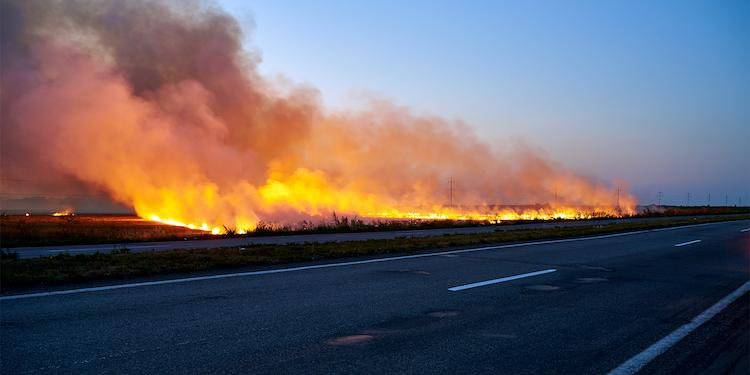
#> input picture Assignment 5/S17_426 CS 314 Assignment 5/fire.jpg, 750 x 375 px
$ python 'S17_426 CS 314 Assignment 5.py'
#> lines starting #> are read from the running program, lines starting #| are printed output that depends on the picture; after the words box and inside, x2 and y2 are one past the last pixel; in counts of white or black regions, pixels touching at a corner belong together
import cv2
import numpy as np
import matplotlib.pyplot as plt

## q1)

##read image
img=cv2.imread('fire.jpg',cv2.IMREAD_COLOR)
#> img is the input picture: shape (375, 750, 3); mean B, G, R 103.8, 97.5, 104.5
img=cv2.cvtColor(img,cv2.COLOR_BGR2RGB)

#split to hsv
h,s,v=cv2.split(cv2.cvtColor(img,cv2.COLOR_RGB2HSV))
eq_v=cv2.equalizeHist(v)

##merge
eq_img=cv2.merge([h,s,eq_v])
#> eq_img: shape (375, 750, 3); mean H, S, V 80.6, 141.1, 128.2
eq_img=cv2.cvtColor(eq_img,cv2.COLOR_HSV2RGB)

##threshold
ret,thresh=cv2.threshold(eq_img,205,255,cv2.THRESH_BINARY_INV)

##mask
mask=cv2.inRange(thresh,(0,0,255),(0,255,255))
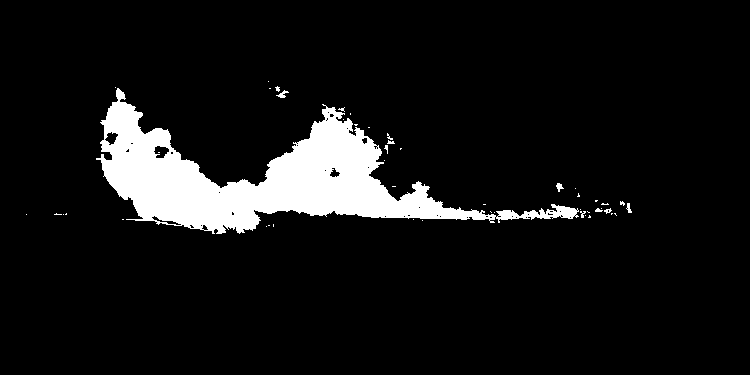
#> mask: shape (375, 750); 8.2% white; 48 white regions (40 under 20 px), largest, box (x1, y1, x2, y2) and area: (96, 88, 579, 234) 22554, (276, 90, 289, 98) 44, (556, 183, 564, 192) 39

##applying a mask to the image
result=cv2.bitwise_and(eq_img,eq_img,mask=mask)

plt.subplot(1,3,1)
plt.title('Original')
plt.imshow(img)
plt.xticks([])
plt.yticks([])

plt.subplot(1,3,2)
plt.title('Mask')
plt.imshow(mask,cmap='Greys_r')
plt.xticks([])
plt.yticks([])

plt.subplot(1,3,3)
plt.title('Result')
plt.imshow(result)
plt.xticks([])
plt.yticks([])

plt.show()


## q2)
img=cv2.imread('1.jpg',cv2.IMREAD_COLOR)
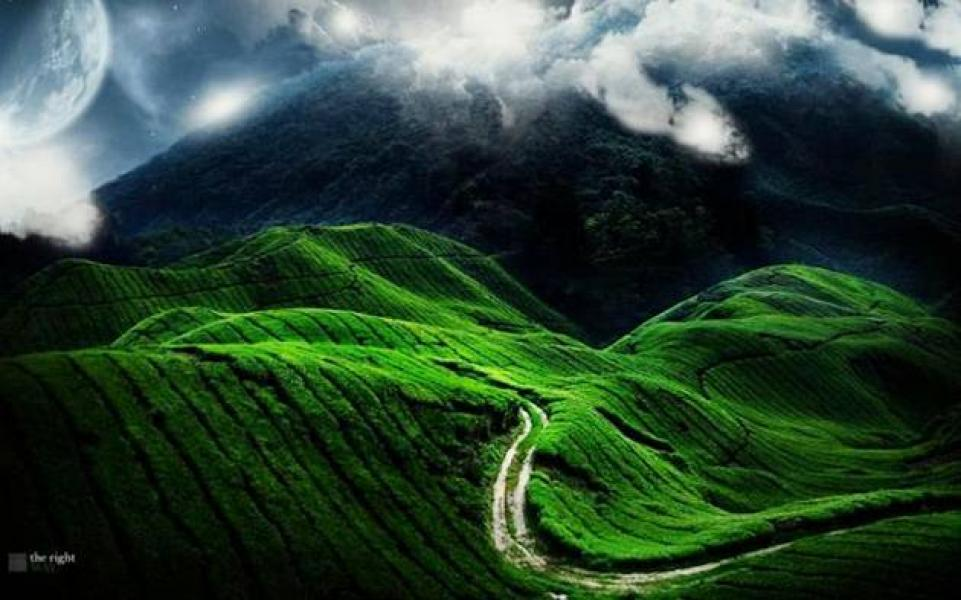
#> input picture Assignment 5/S17_426 CS 314 Assignment 5/1.jpg, 961 x 600 px
#> img is the input picture: shape (600, 961, 3); mean B, G, R 53.5, 71.2, 46.6
img=cv2.cvtColor(img,cv2.COLOR_BGR2RGB)

#split & applying CLAHE
def apply_clahe(img,limit):
#> called with limit = 2
    h,s,v=cv2.split(cv2.cvtColor(img,cv2.COLOR_RGB2HSV))
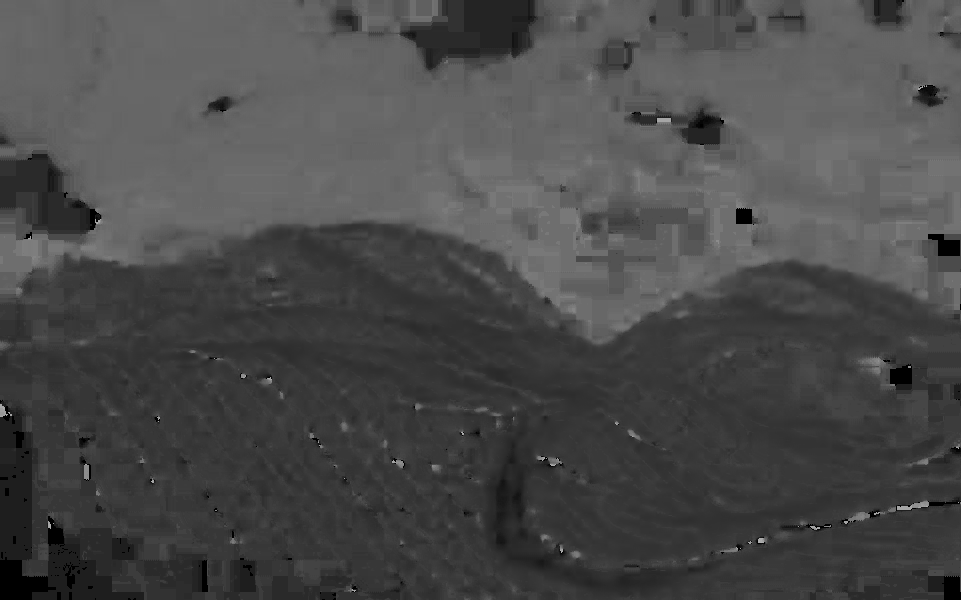
#> h: shape (600, 961); min 0, max 177, mean 73.9
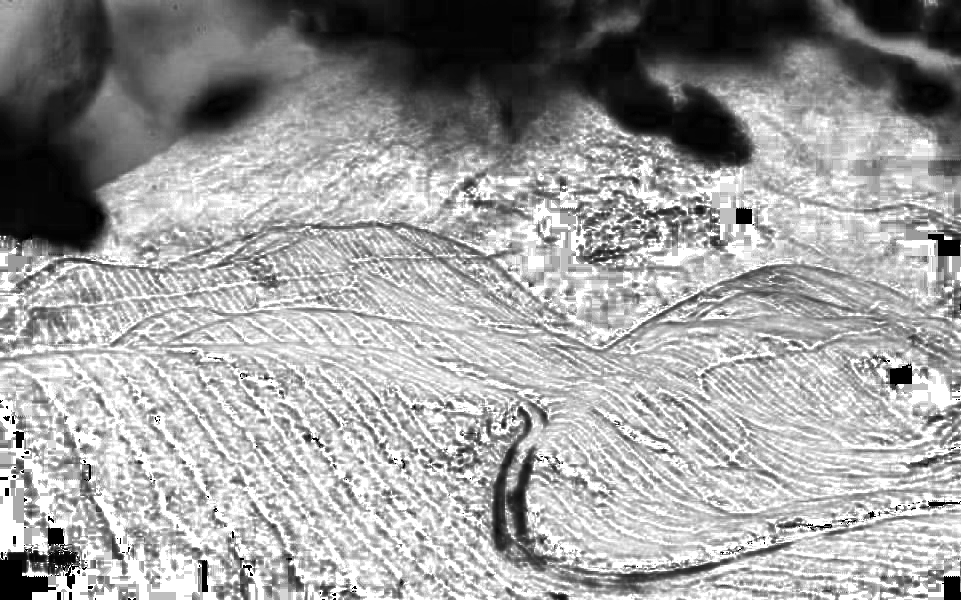
#> s: shape (600, 961); min 0, max 255, mean 157.5
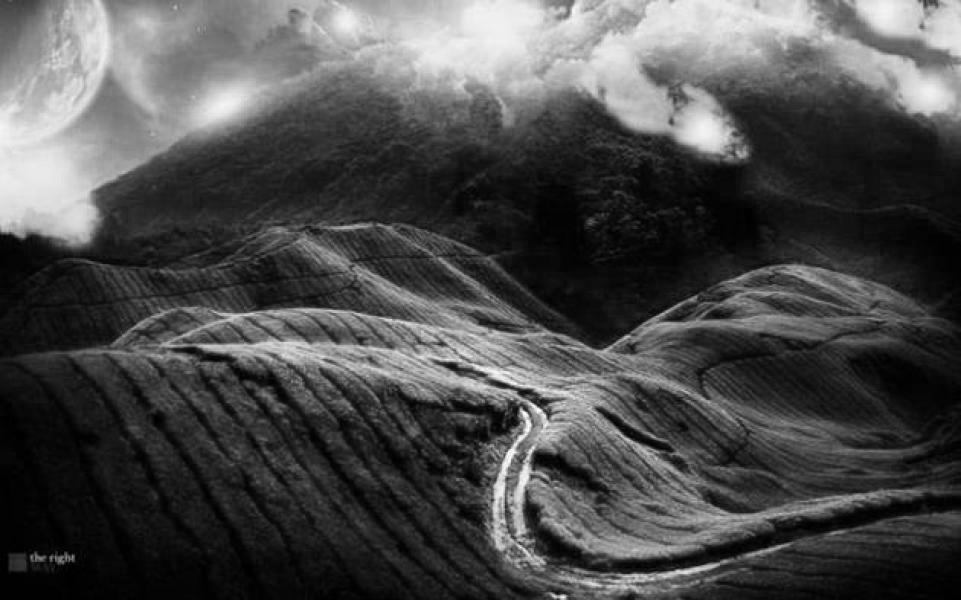
#> v: shape (600, 961); min 0, max 255, mean 75.5
    clahe=cv2.createCLAHE(clipLimit=limit, tileGridSize=(8,8))
    new_v=clahe.apply(v)

    result=cv2.merge([h,s,new_v])
#> result: shape (600, 961, 3); mean H, S, V 73.9, 157.5, 95.2
    result=cv2.cvtColor(result,cv2.COLOR_HSV2RGB)

    return result

#creating a CLAHE object with clipLimit 2.0
img_clahe_2=apply_clahe(img,2.0)

#creating a CLAHE object with clipLimit 5.0
img_clahe_5=apply_clahe(img,5.0)
#> in apply_clahe (call 2), `result=cv2.merge([h,s,new_v])`: result: shape (600, 961, 3); mean H, S, V 73.9, 157.5, 112.6

#creating a CLAHE object with clipLimit 10.0
img_clahe_10=apply_clahe(img,10.0)
#> in apply_clahe (call 3), `result=cv2.merge([h,s,new_v])`: result: shape (600, 961, 3); mean H, S, V 73.9, 157.5, 123.3

#creating a CLAHE object with clipLimit 20.0
img_clahe_20=apply_clahe(img,20.0)
#> call 4 of apply_clahe, with limit = 20
#> in apply_clahe (call 4), `new_v=clahe.apply(v)`:
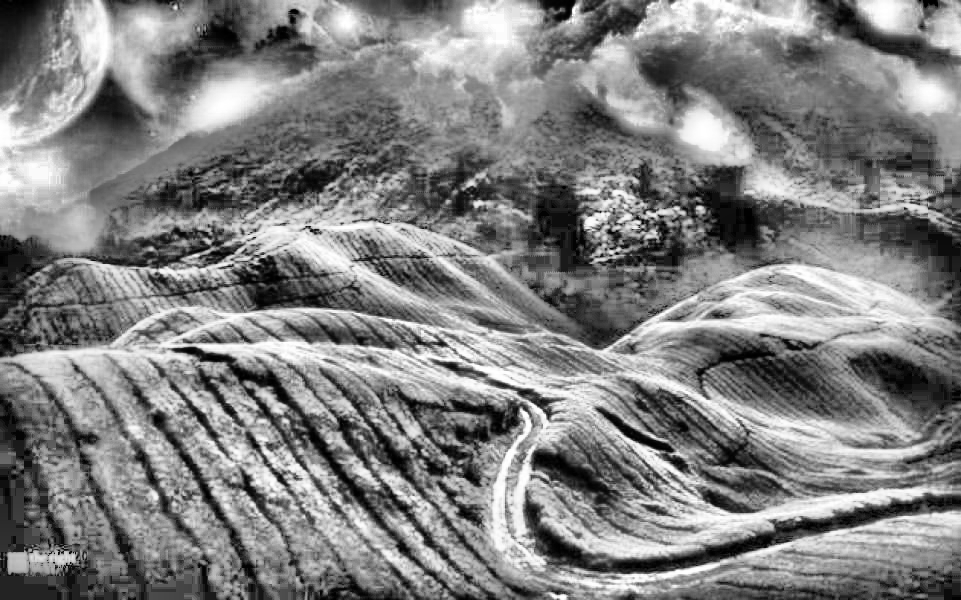
#> new_v: shape (600, 961); min 0, max 255, mean 128.4
#> in apply_clahe (call 4), `result=cv2.merge([h,s,new_v])`: result: shape (600, 961, 3); mean H, S, V 73.9, 157.5, 128.4
#> in apply_clahe (call 4), `result=cv2.cvtColor(result,cv2.COLOR_HSV2RGB)`:
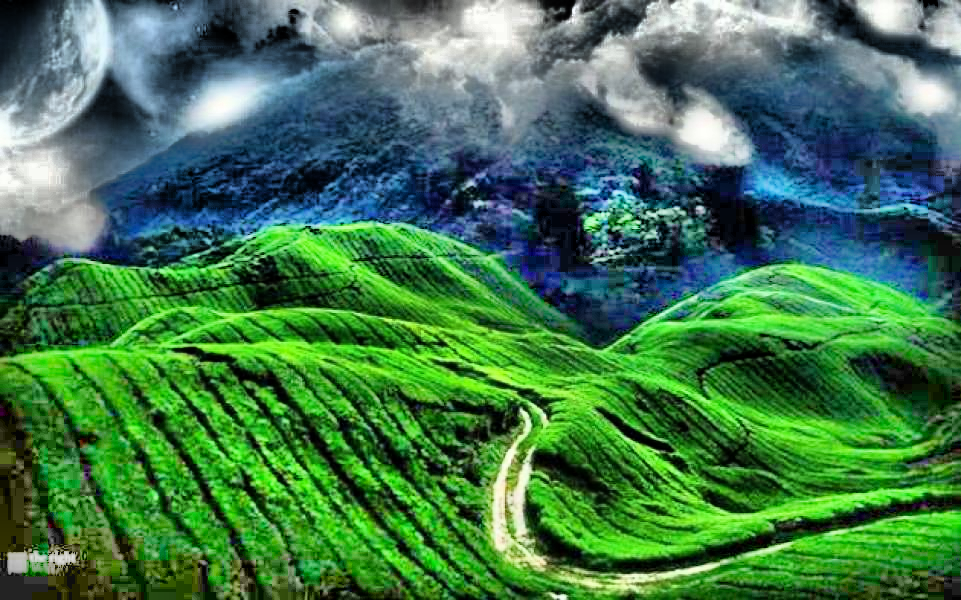
#> result: shape (600, 961, 3); mean R, G, B 64.6, 119.4, 76.7

array=[img,img_clahe_2,img_clahe_5,img_clahe_10,img_clahe_20]
title=['Original','clipLimit = 2.0', 'clipLimit = 5.0', 'clipLimit = 10.0', 'clipLimit = 20.0']

#print plots
for i in range(0,5):
    plt.subplot(2,3,i+1)
    plt.title(title[i])
    plt.imshow(array[i])
    plt.xticks([])
    plt.yticks([])

plt.show()
